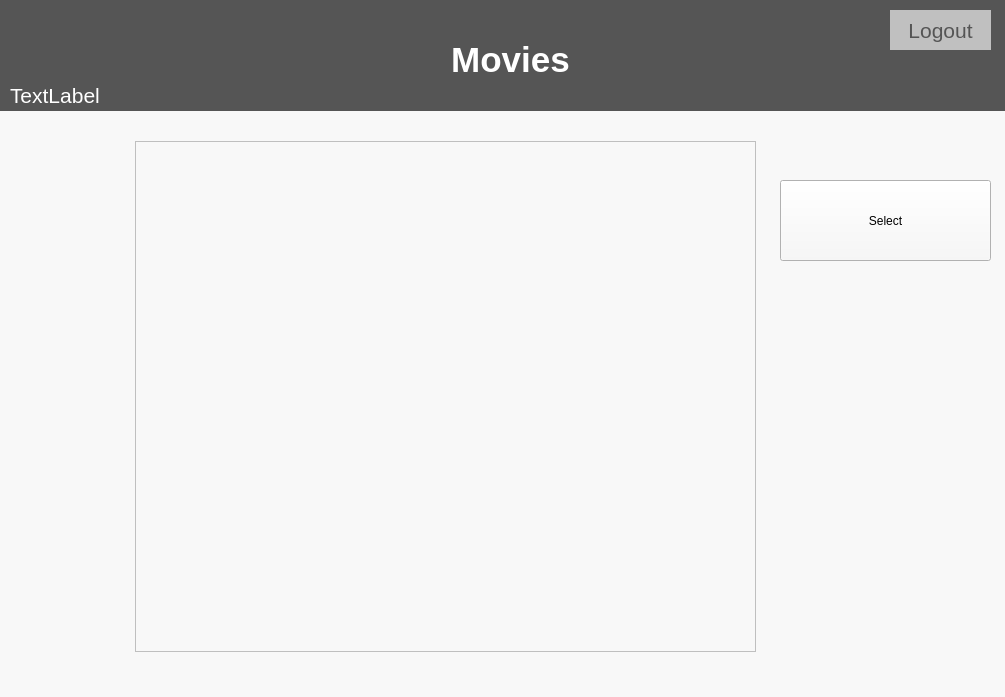
<?xml version="1.0" encoding="UTF-8"?>
<ui version="4.0">
 <class>MainWindow</class>
 <widget class="QMainWindow" name="MainWindow">
  <property name="geometry">
   <rect>
    <x>0</x>
    <y>0</y>
    <width>1005</width>
    <height>697</height>
   </rect>
  </property>
  <property name="focusPolicy">
   <enum>Qt::StrongFocus</enum>
  </property>
  <property name="windowTitle">
   <string>Movies - Till</string>
  </property>
  <property name="windowOpacity">
   <double>1.000000000000000</double>
  </property>
  <property name="autoFillBackground">
   <bool>false</bool>
  </property>
  <property name="styleSheet">
   <string notr="true">background-color: #f8f8f8;</string>
  </property>
  <widget class="QWidget" name="centralWidget">
   <widget class="QWidget" name="Header" native="true">
    <property name="geometry">
     <rect>
      <x>0</x>
      <y>0</y>
      <width>1021</width>
      <height>111</height>
     </rect>
    </property>
    <property name="styleSheet">
     <string notr="true">background-color:#555555;
color:#000000;</string>
    </property>
    <widget class="QLabel" name="user">
     <property name="geometry">
      <rect>
       <x>10</x>
       <y>10</y>
       <width>221</width>
       <height>31</height>
      </rect>
     </property>
     <property name="styleSheet">
      <string notr="true">color: #FFFFFF;
font-size:20pt;
font-weight:bold;</string>
     </property>
     <property name="text">
      <string>&lt;User Logged in&gt;</string>
     </property>
    </widget>
    <widget class="QPushButton" name="logout">
     <property name="geometry">
      <rect>
       <x>890</x>
       <y>10</y>
       <width>101</width>
       <height>40</height>
      </rect>
     </property>
     <property name="focusPolicy">
      <enum>Qt::StrongFocus</enum>
     </property>
     <property name="styleSheet">
      <string notr="true">background-color:#c0c0c0; color: #555555;
font-size: 21px;
border:3;</string>
     </property>
     <property name="text">
      <string>Logout</string>
     </property>
    </widget>
    <widget class="QLabel" name="title">
     <property name="geometry">
      <rect>
       <x>310</x>
       <y>10</y>
       <width>401</width>
       <height>101</height>
      </rect>
     </property>
     <property name="styleSheet">
      <string notr="true">color: #FFFFFF;
text-align: center;
font-size:26pt;
font-weight:bold;</string>
     </property>
     <property name="text">
      <string>&lt;html&gt;&lt;head/&gt;&lt;body&gt;&lt;p align=&quot;center&quot;&gt;Movies&lt;/p&gt;&lt;/body&gt;&lt;/html&gt;</string>
     </property>
    </widget>
    <widget class="QLabel" name="connection">
     <property name="geometry">
      <rect>
       <x>830</x>
       <y>50</y>
       <width>341</width>
       <height>71</height>
      </rect>
     </property>
     <property name="styleSheet">
      <string notr="true">color: #FFFFFF;
font-size: 21px;</string>
     </property>
     <property name="text">
      <string/>
     </property>
    </widget>
    <widget class="QLabel" name="clock">
     <property name="geometry">
      <rect>
       <x>10</x>
       <y>80</y>
       <width>171</width>
       <height>31</height>
      </rect>
     </property>
     <property name="styleSheet">
      <string notr="true">color: #FFFFFF;
font-size: 21px;</string>
     </property>
     <property name="text">
      <string>TextLabel</string>
     </property>
    </widget>
   </widget>
   <widget class="QPushButton" name="select">
    <property name="geometry">
     <rect>
      <x>780</x>
      <y>180</y>
      <width>211</width>
      <height>81</height>
     </rect>
    </property>
    <property name="text">
     <string>Select</string>
    </property>
   </widget>
   <widget class="QTableWidget" name="tableWidget">
    <property name="geometry">
     <rect>
      <x>135</x>
      <y>141</y>
      <width>621</width>
      <height>511</height>
     </rect>
    </property>
    <property name="styleSheet">
     <string notr="true">QHeaderView::section { background-color:#555555; color:#FFFFFF; font-weight:bold;}</string>
    </property>
    <property name="horizontalScrollBarPolicy">
     <enum>Qt::ScrollBarAlwaysOff</enum>
    </property>
    <property name="editTriggers">
     <set>QAbstractItemView::NoEditTriggers</set>
    </property>
    <property name="tabKeyNavigation">
     <bool>false</bool>
    </property>
    <property name="selectionBehavior">
     <enum>QAbstractItemView::SelectRows</enum>
    </property>
    <attribute name="horizontalHeaderHighlightSections">
     <bool>false</bool>
    </attribute>
    <attribute name="verticalHeaderVisible">
     <bool>false</bool>
    </attribute>
   </widget>
   <zorder>select</zorder>
   <zorder>Header</zorder>
   <zorder>tableWidget</zorder>
  </widget>
  <widget class="QStatusBar" name="statusBar"/>
 </widget>
 <layoutdefault spacing="6" margin="11"/>
 <resources/>
 <connections/>
</ui>
